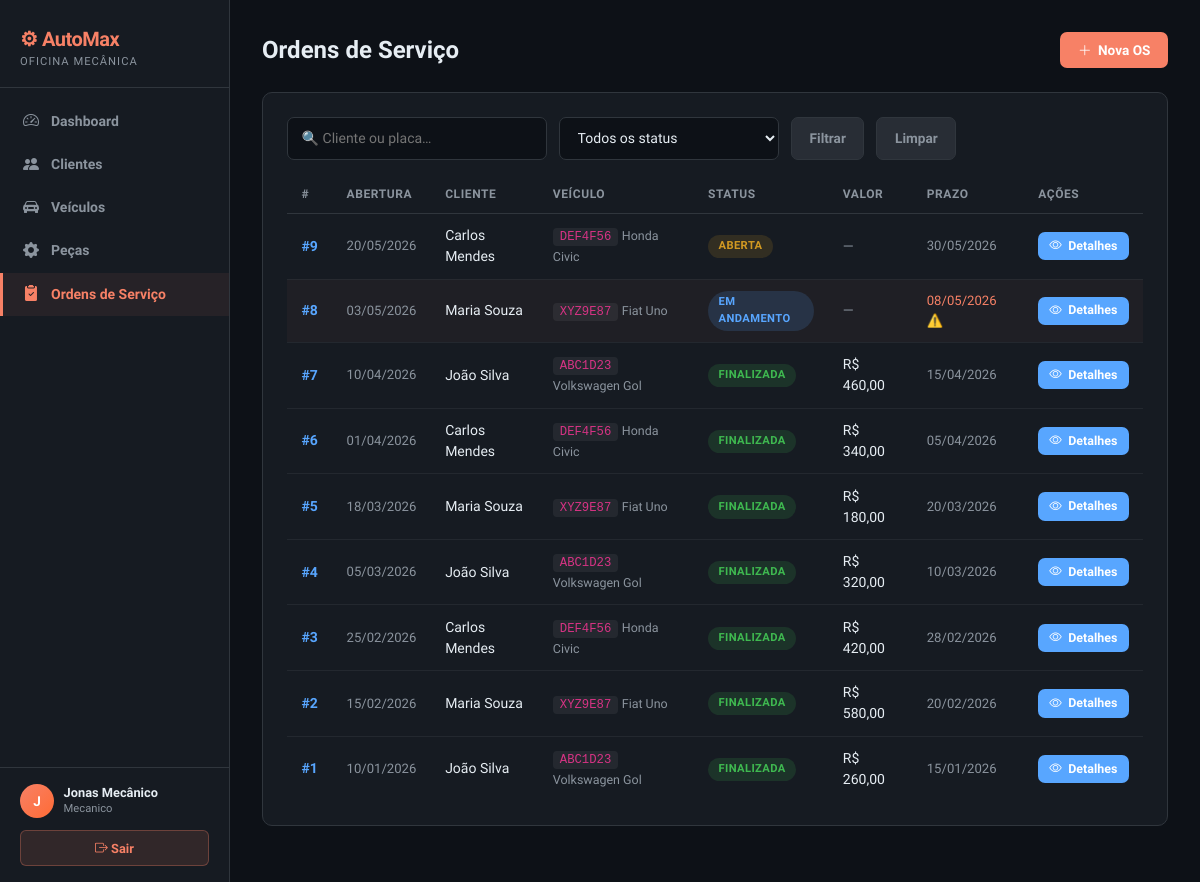
/automax2/public/ordens.php (signed in), run on the app's committed database.
### tables this page shows
CREATE TABLE ORDEM_SERVICO (
    id_os              INT UNSIGNED NOT NULL AUTO_INCREMENT,
    diagnostico        TEXT NOT NULL,
    prazo_previsto     DATE,
    data_abertura      DATE NOT NULL DEFAULT (CURRENT_DATE),
    data_fechamento    DATE,
    status             ENUM('Aberta','Em andamento','Aguardando peca','Finalizada','Cancelada')
                       NOT NULL DEFAULT 'Aberta',
    valor_total        DECIMAL(10,2) NOT NULL DEFAULT 0.00,
    observacoes        TEXT,
    id_cliente         INT UNSIGNED NOT NULL,
    id_veiculo         INT UNSIGNED NOT NULL,
    id_usuario_abertura INT UNSIGNED,
    PRIMARY KEY (id_os),
    CONSTRAINT FK_OS_CLIENTE  FOREIGN KEY (id_cliente)
        REFERENCES CLIENTE (id_cliente) ON UPDATE CASCADE ON DELETE RESTRICT,
    CONSTRAINT FK_OS_VEICULO  FOREIGN KEY (id_veiculo)
        REFERENCES VEICULO (id_veiculo) ON UPDATE CASCADE ON DELETE RESTRICT,
    CONSTRAINT FK_OS_USUARIO  FOREIGN KEY (id_usuario_abertura)
        REFERENCES USUARIO (id_usuario) ON UPDATE CASCADE ON DELETE SET NULL,
    CONSTRAINT CHK_OS_VALOR   CHECK (valor_total >= 0)
);

CREATE TABLE CLIENTE (
    id_cliente    INT UNSIGNED NOT NULL AUTO_INCREMENT,
    nome          VARCHAR(100) NOT NULL,
    cpf           CHAR(11)     NOT NULL,
    telefone      VARCHAR(20),
    celular       VARCHAR(20),
    email         VARCHAR(150),
    endereco      VARCHAR(255),
    data_cadastro DATE NOT NULL DEFAULT (CURRENT_DATE),
    ativo         TINYINT(1) NOT NULL DEFAULT 1,
    PRIMARY KEY (id_cliente),
    UNIQUE KEY UQ_CLIENTE_CPF (cpf),
    CONSTRAINT CHK_CLIENTE_CPF CHECK (cpf REGEXP '^[0-9]{11}$')
);

CREATE TABLE VEICULO (
    id_veiculo   INT UNSIGNED NOT NULL AUTO_INCREMENT,
    placa        VARCHAR(8)   NOT NULL,
    modelo       VARCHAR(80)  NOT NULL,
    marca        VARCHAR(50)  NOT NULL,
    ano          SMALLINT UNSIGNED NOT NULL,
    cor          VARCHAR(30),
    km_atual     DECIMAL(10,2) NOT NULL DEFAULT 0,
    renavam      VARCHAR(11),
    chassi       VARCHAR(17),
    combustivel  ENUM('gasolina','etanol','flex','diesel','gnv','eletrico') DEFAULT 'flex',
    foto         VARCHAR(255) DEFAULT NULL,    
    id_cliente   INT UNSIGNED NOT NULL,
    ativo        TINYINT(1) NOT NULL DEFAULT 1,
    PRIMARY KEY (id_veiculo),
    UNIQUE KEY UQ_VEICULO_PLACA (placa),
    CONSTRAINT FK_VEICULO_CLIENTE FOREIGN KEY (id_cliente)
        REFERENCES CLIENTE (id_cliente)
        ON UPDATE CASCADE ON DELETE RESTRICT,
    CONSTRAINT CHK_VEICULO_ANO CHECK (ano BETWEEN 1900 AND 2100),
    CONSTRAINT CHK_VEICULO_KM  CHECK (km_atual >= 0)
);

### Automax-versão 2.0/app/controllers/OrdemController.php (called while the page is built, shortened)
<?php
class OrdemController
{
    private OrdemServico $model;
    public function __construct(PDO $pdo)
    {
        $this->model = new OrdemServico($pdo);
    }
    public function handle(): void
    {
        $modo = $_GET['modo'] ?? 'lista';
        match ($modo) {
            'nova'    => $this->nova(),
            'detalhe' => $this->detalhe((int)($_GET['id'] ?? 0)),
            default   => $this->lista(),
        };
    }
    private function lista(): void
    {
        $q      = trim($_GET['q'] ?? '');
        $status = $_GET['status'] ?? '';
        $lista  = $this->model->listar($q, $status);
        require ROOT_DIR . '/app/views/ordens/lista.php';
    }
}

### automax2/public/ordens.php (called while the page is built, shortened)
<?php
require_once __DIR__ . '/../app/config/Layout.php';
$ctrl = new OrdemController(db());
$ctrl->handle();

### Automax-versão 2.0/app/models/OrdemServico.php (called while the page is built, shortened)
<?php
class OrdemServico
{
    private PDO $pdo;
    public function __construct(PDO $pdo)
    {
        $this->pdo = $pdo;
    }
    public function listar(string $q = '', string $status = ''): array
    {
        $where  = "WHERE 1=1";
        $params = [];
        $stmt = $this->pdo->prepare("
            SELECT os.*, c.nome AS cliente_nome, v.placa, v.modelo, v.marca
            FROM ORDEM_SERVICO os
            JOIN CLIENTE c ON c.id_cliente=os.id_cliente
            JOIN VEICULO v ON v.id_veiculo=os.id_veiculo
            $where ORDER BY os.id_os DESC
        ");
        $stmt->execute($params);
        return $stmt->fetchAll();
    }
}

### automax2/app/views/ordens/lista.php (the view, shortened to what this page needs)
<div class="page-title">
  Ordens de Serviço
  <a href="<?= BASE_URL ?>ordens.php?modo=nova" class="am-btn am-btn-primary"><i class="bi bi-plus-lg"></i> Nova OS</a>
</div>
<div class="am-card">
  <form method="GET" style="display:flex;gap:.75rem;flex-wrap:wrap;margin-bottom:1rem">
    <input class="am-input" name="q" placeholder="🔍 Cliente ou placa…" value="<?= htmlspecialchars($q) ?>" style="max-width:260px">
    <select class="am-select" name="status" style="max-width:220px">
      <option value="">Todos os status</option>
    </select>
    <button class="am-btn am-btn-muted" type="submit">Filtrar</button>
    <a href="<?= BASE_URL ?>ordens.php" class="am-btn am-btn-muted">Limpar</a>
  </form>
  <table class="am-table">
    <thead>
      <tr><th>#</th><th>Abertura</th><th>Cliente</th><th>Veículo</th><th>Status</th><th>Valor</th><th>Prazo</th><th>Ações</th></tr>
    </thead>
    <tbody>
    <?php foreach($lista as $o):
        $badge = match($o['status']) {
            'Finalizada'      => 'badge-ok',
            'Cancelada'       => 'badge-muted',
            'Em andamento'    => 'badge-info',
            'Aguardando peca' => 'badge-warn',
            default           => 'badge-warn'
        };
        $atrasada = ($o['prazo_previsto'] && $o['status'] !== 'Finalizada' && $o['status'] !== 'Cancelada'
                     && strtotime($o['prazo_previsto']) < time());
    ?>
    <tr <?= $atrasada ? 'style="background:rgba(247,129,102,.04)"' : '' ?>>
      <td><strong style="color:var(--am-blue)">#<?= $o['id_os'] ?></strong></td>
      <td style="color:var(--am-muted);font-size:.82rem"><?= date('d/m/Y', strtotime($o['data_abertura'])) ?></td>
      <td><?= htmlspecialchars($o['cliente_nome']) ?></td>
      <td>
        <code style="background:rgba(255,255,255,.06);padding:2px 7px;border-radius:4px"><?= htmlspecialchars($o['placa']) ?></code>
        <span style="color:var(--am-muted);font-size:.78rem"> <?= htmlspecialchars($o['marca'].' '.$o['modelo']) ?></span>
      </td>
      <td><span class="badge-status <?= $badge ?>"><?= $o['status'] ?></span></td>
      <td><?= $o['valor_total'] > 0 ? 'R$ '.number_format((float)$o['valor_total'],2,',','.') : '<span style="color:var(--am-muted)">—</span>' ?></td>
      <td style="font-size:.82rem;color:<?= $atrasada ? 'var(--am-accent)' : 'var(--am-muted)' ?>">
        <?= $o['prazo_previsto'] ? date('d/m/Y', strtotime($o['prazo_previsto'])) : '—' ?>
        <?= $atrasada ? ' ⚠️' : '' ?>
      </td>
      <td>
        <a href="<?= BASE_URL ?>ordens.php?modo=detalhe&id=<?= $o['id_os'] ?>" class="am-btn am-btn-info am-btn-sm"><i class="bi bi-eye"></i> Detalhes</a>
      </td>
    </tr>
    <?php endforeach; ?>
    </tbody>
  </table>
</div>

### automax2/public/css/estilo.css (style rules this page uses)
:root { --am-dark: #0d1117; --am-card: #161b22; --am-border: #30363d; --am-accent: #f78166; --am-blue: #58a6ff; --am-green: #3fb950; --am-yellow: #d29922; --am-muted: #8b949e; --am-text: #e6edf3; }
*, *::before, *::after { box-sizing: border-box; margin: 0; padding: 0; }
body { font-family: 'Sora', sans-serif; background: var(--am-dark); color: var(--am-text); min-height: 100vh; }
.am-card { background: var(--am-card); border: 1px solid var(--am-border); border-radius: 10px; padding: 1.5rem; margin-bottom: 1.5rem; }
.am-table { width: 100%; border-collapse: collapse; font-size: .875rem; }
.am-table thead th { padding: .6rem .9rem; text-align: left; color: var(--am-muted); font-size: .75rem; font-weight: 700; text-transform: uppercase; letter-spacing: .6px; border-bottom: 1px solid var(--am-border); }
.am-table tbody td { padding: .7rem .9rem; border-bottom: 1px solid rgba(48,54,61,.5); vertical-align: middle; }
.am-table tbody tr:last-child td { border-bottom: none; }
.badge-status { display: inline-block; padding: .2rem .65rem; border-radius: 20px; font-size: .7rem; font-weight: 700; text-transform: uppercase; letter-spacing: .4px; }
.badge-ok { background: rgba(63,185,80,.15); color: var(--am-green); }
.badge-warn { background: rgba(210,153,34,.15); color: var(--am-yellow); }
.badge-info { background: rgba(88,166,255,.15); color: var(--am-blue); }
.am-input, .am-select, .am-textarea { width: 100%; padding: .6rem .85rem; background: var(--am-dark); color: var(--am-text); border: 1px solid var(--am-border); border-radius: 7px; font-size: .875rem; font-family: inherit; transition: border-color .15s; }
.am-select option { background: var(--am-card); }
.am-btn { display: inline-flex; align-items: center; gap: .4rem; padding: .5rem 1.1rem; border-radius: 7px; font-size: .85rem; font-weight: 600; font-family: inherit; border: none; cursor: pointer; text-decoration: none; transition: opacity .15s, transform .1s; }
.am-btn-primary { background: var(--am-accent); color: #fff; }
.am-btn-info { background: var(--am-blue); color: #fff; }
.am-btn-muted { background: rgba(139,148,158,.15); color: var(--am-muted); border: 1px solid var(--am-border); }
.am-btn-sm { padding: .3rem .7rem; font-size: .78rem; }
.page-title { font-size: 1.5rem; font-weight: 700; color: var(--am-text); margin-bottom: 1.5rem; display: flex; justify-content: space-between; align-items: center; }

### data on the page
ordem_servico: id_os "9", data_abertura "20/05/2026", id_cliente.nome "Carlos Mendes", id_veiculo.placa "DEF4F56", id_veiculo.modelo "Honda Civic", status "ABERTA", prazo_previsto "30/05/2026"
ordem_servico: id_os "8", data_abertura "03/05/2026", id_cliente.nome "Maria Souza", id_veiculo.placa "XYZ9E87", id_veiculo.modelo "Fiat Uno", status "EM ANDAMENTO", prazo_previsto "08/05/2026"
ordem_servico: id_os "7", data_abertura "10/04/2026", id_cliente.nome "João Silva", id_veiculo.placa "ABC1D23", id_veiculo.modelo "Volkswagen Gol", status "FINALIZADA", valor_total "460,00", prazo_previsto "15/04/2026"
ordem_servico: id_os "6", data_abertura "01/04/2026", id_cliente.nome "Carlos Mendes", id_veiculo.placa "DEF4F56", id_veiculo.modelo "Honda Civic", status "FINALIZADA", valor_total "340,00", prazo_previsto "05/04/2026"
ordem_servico: id_os "5", data_abertura "18/03/2026", id_cliente.nome "Maria Souza", id_veiculo.placa "XYZ9E87", id_veiculo.modelo "Fiat Uno", status "FINALIZADA", valor_total "180,00", prazo_previsto "20/03/2026"
ordem_servico: id_os "4", data_abertura "05/03/2026", id_cliente.nome "João Silva", id_veiculo.placa "ABC1D23", id_veiculo.modelo "Volkswagen Gol", status "FINALIZADA", valor_total "320,00", prazo_previsto "10/03/2026"
ordem_servico: id_os "3", data_abertura "25/02/2026", id_cliente.nome "Carlos Mendes", id_veiculo.placa "DEF4F56", id_veiculo.modelo "Honda Civic", status "FINALIZADA", valor_total "420,00", prazo_previsto "28/02/2026"
ordem_servico: id_os "2", data_abertura "15/02/2026", id_cliente.nome "Maria Souza", id_veiculo.placa "XYZ9E87", id_veiculo.modelo "Fiat Uno", status "FINALIZADA", valor_total "580,00", prazo_previsto "20/02/2026"
ordem_servico: id_os "1", data_abertura "10/01/2026", id_cliente.nome "João Silva", id_veiculo.placa "ABC1D23", id_veiculo.modelo "Volkswagen Gol", status "FINALIZADA", valor_total "260,00", prazo_previsto "15/01/2026"

### other printed values
$item['label'] "Dashboard"
$item['label'] "Clientes"
$item['label'] "Veículos"
$item['label'] "Peças"
$item['label'] "Ordens de Serviço"
$inicial "J"
$nome "Jonas Mecânico"
$perf "Mecanico"
